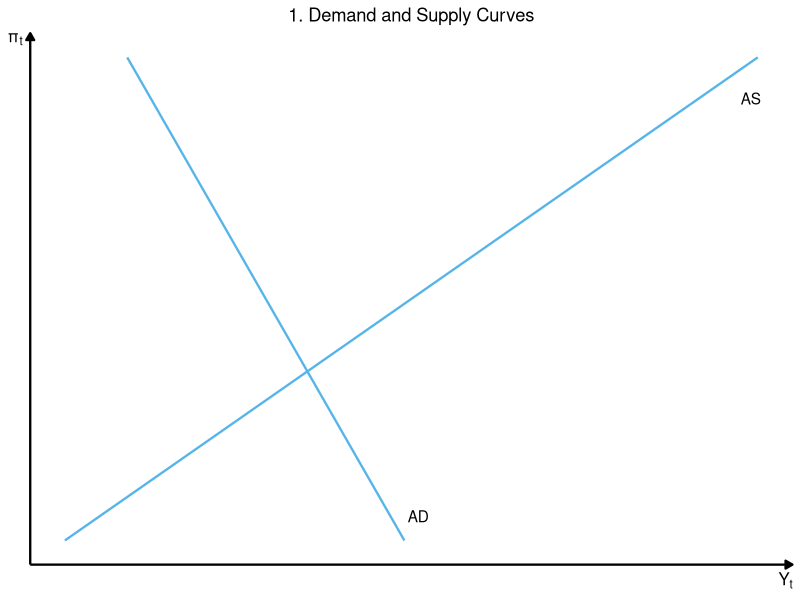
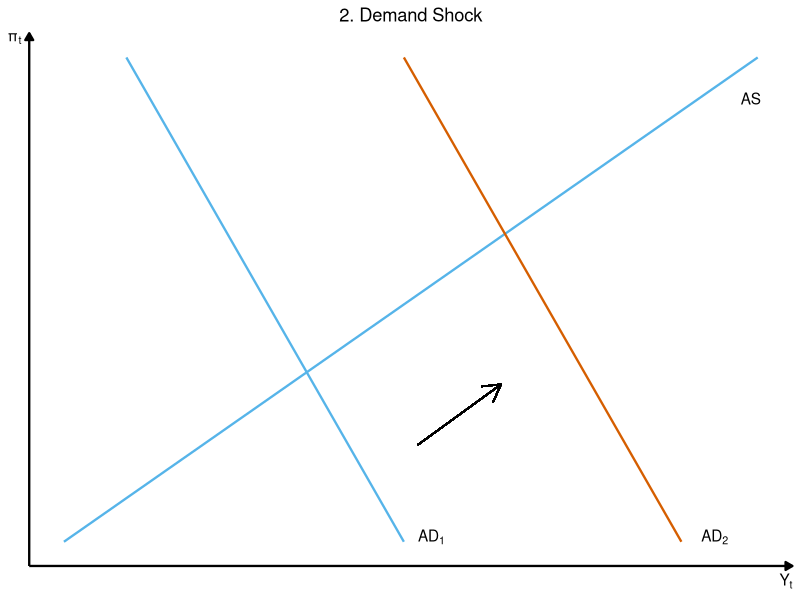
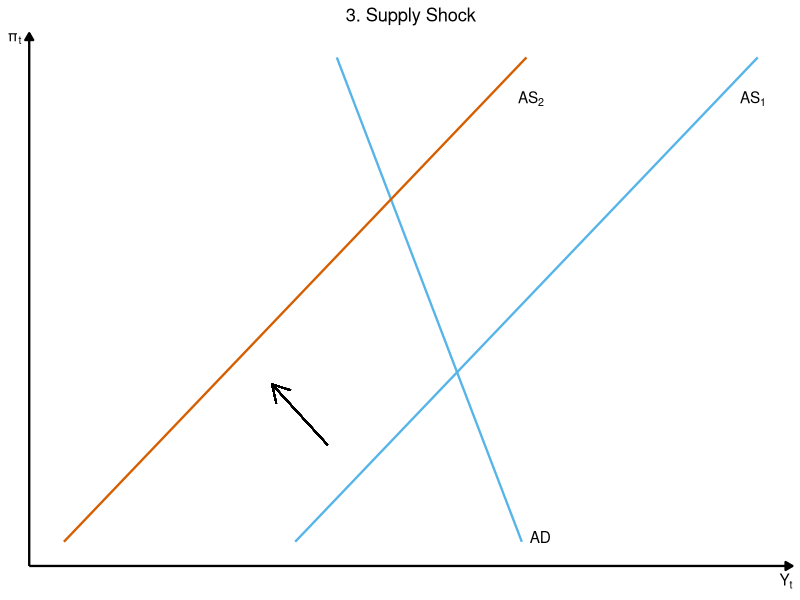
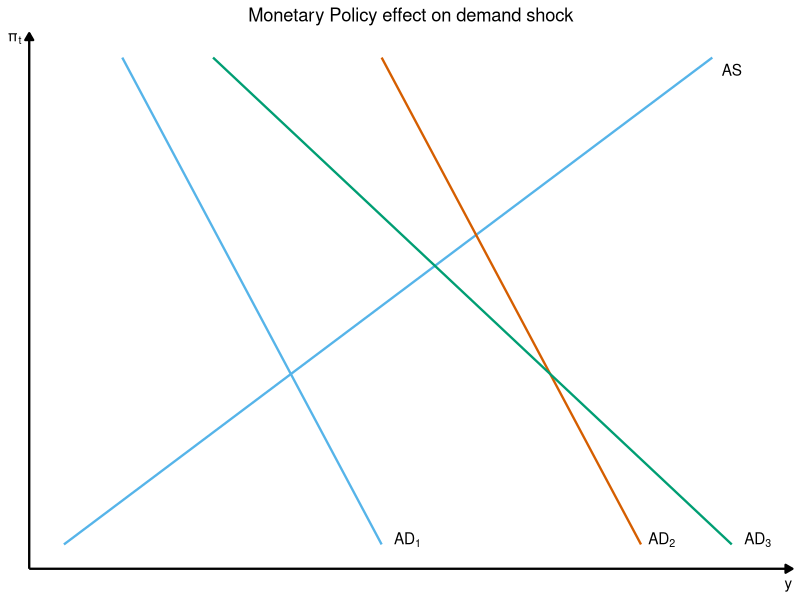
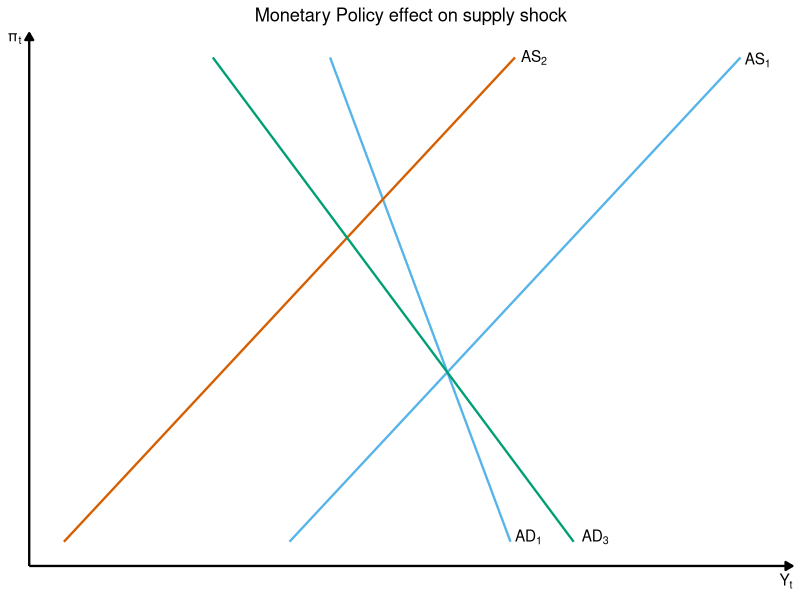
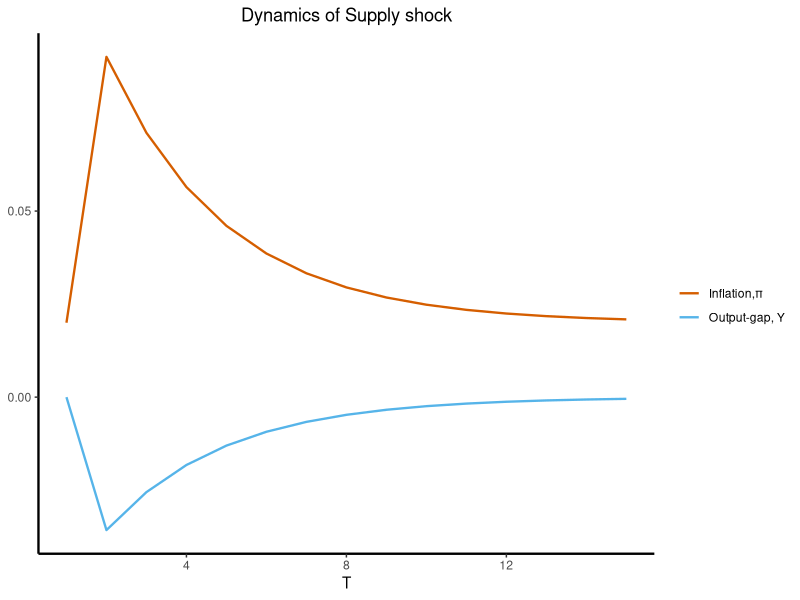
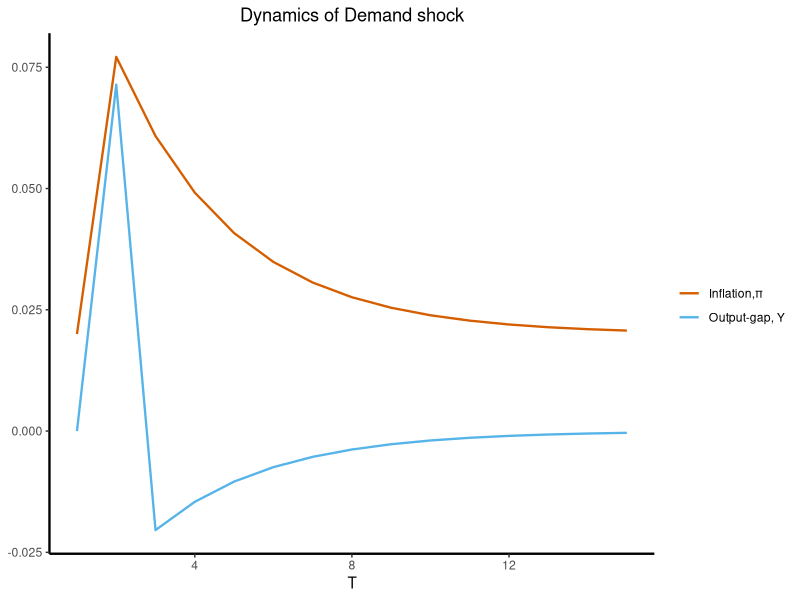
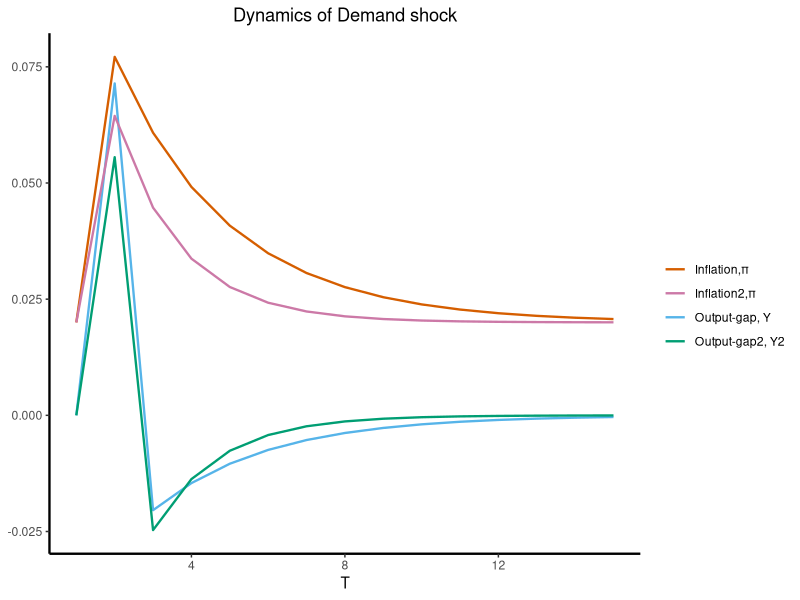

Here is the R script that generated these plots, in order:
## ---- chunk 1
knitr::opts_chunk$set(echo = TRUE, cache = F)
## ---- chunk 2

y_demand <- 
  function(pi,a,b,rbar,m,pibar){
    y_t = a - b*(m*(pi - pibar))
    return(y_t)
  }

y_supply <- 
  function(pi, pi_lag, nu, o){
    y_t = (pi - pi_lag - o) / nu
    return(y_t)
  }

nominal_interest_rate <- 
  function(pi, m, pibar, rbar){
    R_t = m * (pi - pibar) + rbar
    return(R_t)
  }


## ---- chunk 3
library(assertthat)

# Tests for assignment 1. Leave this code chunk *unchanged* and 
# ensure you run the tests *after* the chunk with you answer to 
# assignment 1. 

assert_that(
  nominal_interest_rate(pi=.0, m=1, pibar=.02, rbar=.02) <
    nominal_interest_rate(pi=.02, m=1, pibar=.02, rbar=.02),
  msg = "Interest rate isn't falling with lowered inflation"
)


assert_that(
  y_demand(pi=.02,a=0,b=.5,rbar=0.02,m=1,pibar=.02) < 
    y_demand(pi=.0,a=0,b=.5,rbar=0.02,m=1,pibar=.02),
  msg = "Demand curve isn't decreasing with higher prices"
)

assert_that(
  y_supply(pi=.00,pi_lag=.02, nu=.8, o=0) < 
    y_supply(pi=.02,pi_lag=.02, nu=.8, o=0),
  msg = "Supply isn't increasing with higher inflation"
)

assert_that(
  nominal_interest_rate(pi=.1, m=2, pibar=.02, rbar=.02)==.18,
  msg="Interest rate function returns wrong values"
  )

assert_that(
  abs(y_demand(pi=1,a=10,b=10,rbar=0.02,m=1,pibar=.02)-.2)<.0001,
  msg="Demand function returns wrong values"
)

assert_that(
  abs(y_supply(pi=-.01,pi_lag=.05, nu=.3, o=.1)+0.5333)<0.001,
  msg="Supply function returns wrong values"
)

## ---- chunk 4
library(ggplot2) # nice graphs
library(dplyr)   # only using pipe operator 
library(grid)    # for arrow in plot

# Needed input assumption:
# Inflation interval between -5% and 15 % seems reasonable 
# central banks will do everything to prevent deflation, 
# which is therefore less likely 
# Also very high inflation of > 15% is rare.

pi <- seq(from= -0.05, to= 0.15, by= 0.001 )


# function for demand side
demand <- 
  function(pi,a,b,rbar,m,pibar){
    values = c()
    for(i in 1:length(pi)){
    values[i] = y_demand(pi[i],a,b,rbar,m,pibar)
    }
    return(values)
  }


# function for supply side
supply <- 
  function(pi,pi_lag,nu,o){
    values = c()
    for(i in 1:length(pi)){
      values[i] = y_supply(pi[i],pi_lag,nu,o)
    }
    return(values)
  }

# default values:
a <-  0
b <- 0.5
m <- 1
nu <- 0.8
pibar <- 0.02
rbar <- 0.02
o <-  0
pi_lag <- pibar


# saving values for specific models
demand1 <- demand(pi,a,b,rbar,m,pibar)      # standard demand curve
demand2 <- demand(pi,a=0.1,b,rbar,m,pibar)    # demand curve with demand shock
demand3 <- demand(pi, a=0.1,b,rbar,m=2,pibar) # demand curve with demand shock and new monetary policy
demand4 <- demand(pi,a,b,rbar,m=2,pibar)      # standard demand curve with new monetary policy
supply1 <- supply(pi,pi_lag,nu,o)             # standard supply curve
supply2 <- supply(pi,pi_lag,nu,o=0.1)         # supply curve with supply shock 



# creating Data-frame to use ggplot
df <- data.frame(cbind(pi, demand1, supply1, demand2, supply2, demand3))


# 1. basic model graph
df %>% 
  ggplot(aes(y = pi ))+
  geom_line(aes(x = demand1), color="#56B4E9",size=0.8)+    # demand curve
  geom_line(aes(x = supply1), color="#56B4E9", size=0.8)+   # supply cruve
  theme_classic()+
  ggtitle("1. Demand and Supply Curves")+
  theme(plot.title = element_text(hjust = 0.5))+
  xlab(expression(Y["t"]))+                              # using expression function to subscript Y_t
  ylab(expression("\u03c0"["t"]))+                       # using expression function and unicode to get pi symbol
  annotate("text",x=0.04 , y=-0.04, label= "AD")+        # helpful function to add text in graph
  annotate("text", x=0.16, y=0.133, label = "AS")+       
  theme(axis.line.x = element_line(size=0.8, arrow = grid::arrow(length = unit(0.2, "cm"), # arrow end of x-axis
                                                       type = "closed")),
        axis.line.y = element_line(size=0.8,arrow = grid::arrow(length = unit(0.2, "cm"),  # arrow end of y-axis
                                                       type = "closed")),
        axis.text.x = element_blank(),
        axis.ticks.x = element_blank(),
        axis.title.x = element_text(hjust=1,size = 12),
        axis.text.y = element_blank(),
        axis.ticks.y = element_blank(),
        axis.title.y = element_text(angle = 360, hjust=1,size=12))

# we see both lines intersect at the equilibrium 
# which is at Y_t=0 and pi_t=0.02
# economically graph makes sense 
# high inflation --> low demand , because at high prices consumers don`t want to buy
# low  inflation --> low supply , because at low prices  producers don`t want to sell
# and vice versa



# 2. Graph for demand shock 
df %>% 
  ggplot(aes(y = pi ))+
  geom_line(aes(x = demand1),color="#56B4E9", size=0.8)+          # colors from color-blind-friendly palette
  geom_line(aes(x = supply1),color="#56B4E9", size=0.8)+
  geom_line(aes(x = demand2), color = "#D55E00", size=0.8)+       # demand line with shock in t=1
  theme_classic()+
  ggtitle("2. Demand Shock")+
  theme(plot.title = element_text(hjust = 0.5))+
  xlab(expression(Y["t"]))+
  ylab(expression("\u03c0"["t"]))+
  geom_segment(aes(x = 0.04, y = -0.01, xend = 0.07, yend = 0.015),  # to add arrow for direction
                  arrow = arrow(length = unit(0.5, "cm")))+
  annotate("text",x=0.045 , y=-0.048, label= expression("AD"[1]))+
  annotate("text",x=0.147 , y=-0.048, label= expression("AD"[2]))+
  annotate("text", x=0.16, y=0.133, label = "AS")+
  theme(axis.line.x = element_line(size=0.8, arrow = grid::arrow(length = unit(0.2, "cm"), 
                                                       type = "closed")),
        axis.line.y = element_line(size=0.8,arrow = grid::arrow(length = unit(0.2, "cm"), 
                                                       type = "closed")),
        axis.text.x = element_blank(),
        axis.ticks.x = element_blank(),
        axis.title.x = element_text(hjust=1),
        axis.text.y = element_blank(),
        axis.ticks.y = element_blank(),
        axis.title.y = element_text(angle = 360, hjust=1))

# We can see that the demand shock a=0.1 shifts the demand curve to the right (AD1 --> AD2) 
# resulting in a higher equilibrium (higher inflation and output-gap) 


# 3. Supply shock 
df %>% 
  ggplot(aes(y = pi ))+
  geom_line(aes(x = demand1),color="#56B4E9",size=0.8)+
  geom_line(aes(x = supply1),color="#56B4E9", size=0.8)+
  geom_line(aes(x = supply2), color = "#D55E00",size=0.8)+          # supply curve with shock in t=1
  theme_classic()+
  ggtitle("3. Supply Shock")+
  theme(plot.title = element_text(hjust = 0.5))+
  xlab(expression("Y"[t]))+
  ylab(expression("\u03c0"["t"]))+
  geom_segment(aes(x = -0.07, y = -0.01, xend = -0.1, yend = 0.015),
                  arrow = arrow(length = unit(0.5, "cm")))+
  annotate("text",x=0.045 , y=-0.048, label= "AD")+
  annotate("text", x=0.16, y=0.133, label = expression("AS"[1]))+
  annotate("text", x=0.04, y=0.133, label = expression("AS"[2]))+
  theme(axis.line.x = element_line(size=0.8, arrow = grid::arrow(length = unit(0.2, "cm"), 
                                                       type = "closed")),
        axis.line.y = element_line(size=0.8,arrow = grid::arrow(length = unit(0.2, "cm"), 
                                                       type = "closed")),
        axis.text.x = element_blank(),
        axis.ticks.x = element_blank(),
        axis.title.x = element_text(hjust=1),
        axis.text.y = element_blank(),
        axis.ticks.y = element_blank(),
        axis.title.y = element_text(angle = 360, hjust=1))

# for the supply shock o=0.1 the line shifts to the left (AS1 --> AS2) 
# resulting in new equilibrium with higher inflation and lower output-gap 



# Now effect of Monetary Policy:
# Since m variable is only in the demand function, 
# only the demand curve will change 
# meaning, that monetary policy does not seem to effect supply side 

# effect on figure 2
df %>% 
  ggplot(aes(y = pi ))+
  geom_line(aes(x = demand1),color="#56B4E9", size=0.8)+
  geom_line(aes(x = supply1),color="#56B4E9", size=0.8)+
  geom_line(aes(x = demand2), color = "#D55E00", size=0.8)+
  geom_line(aes(x = demand3), color = "#009E73", size=0.8)+         # demand curve with shock in t=1 and new MP
  theme_classic()+
  ggtitle("Monetary Policy effect on demand shock")+
  theme(plot.title = element_text(hjust = 0.5))+
  xlab("y")+
  ylab(expression("\u03c0"["t"]))+
  annotate("text",x=0.045 , y=-0.048, label= expression("AD"[1]))+
  annotate("text",x=0.143 , y=-0.048, label= expression("AD"[2]))+
  annotate("text", x=0.17, y=0.145, label = "AS")+
  annotate("text",x=0.18 , y=-0.048, label= expression("AD"[3]))+
  theme(axis.line.x = element_line(size=0.8, arrow = grid::arrow(length = unit(0.2, "cm"), 
                                                       type = "closed")),
        axis.line.y = element_line(size=0.8,arrow = grid::arrow(length = unit(0.2, "cm"), 
                                                       type = "closed")),
        axis.text.x = element_blank(),
        axis.ticks.x = element_blank(),
        axis.title.x = element_text(hjust=1),
        axis.text.y = element_blank(),
        axis.ticks.y = element_blank(),
        axis.title.y = element_text(angle = 360, hjust=1))
       
# see demand curve with m  = 2 is less steep (AD2 vs AD3)
# resulting in a lower equilibrium between inflation and output gap 


# MP effect on figure 3 
df %>% 
  ggplot(aes(y = pi ))+
  geom_line(aes(x = demand1),color="#56B4E9", size=0.8)+
  geom_line(aes(x = supply1),color="#56B4E9", size=0.8)+
  geom_line(aes(x = supply2), color = "#D55E00", size=0.8)+
  geom_line(aes(x = demand4), color = "#009E73", size=0.8)+
  theme_classic()+
  ggtitle("Monetary Policy effect on supply shock")+
  theme(plot.title = element_text(hjust = 0.5))+
  xlab(expression("Y"["t"]))+
  ylab(expression("\u03c0"["t"]))+
  annotate("text",x=0.045 , y=-0.048, label= expression("AD"[1]))+
  annotate("text", x=0.172, y=0.149, label = expression("AS"[1]))+
  annotate("text",x=0.082 , y=-0.048, label= expression("AD"[3]))+
  annotate("text", x=0.048, y=0.15, label = expression("AS"[2]))+
  theme(axis.line.x = element_line(size=0.8, arrow = grid::arrow(length = unit(0.2, "cm"), 
                                                       type = "closed")),
        axis.line.y = element_line(size=0.8,arrow = grid::arrow(length = unit(0.2, "cm"), 
                                                       type = "closed")),
        axis.text.x = element_blank(),
        axis.ticks.x = element_blank(),
        axis.title.x = element_text(hjust=1),
        axis.text.y = element_blank(),
        axis.ticks.y = element_blank(),
        axis.title.y = element_text(angle = 360, hjust=1))
       

# as before monetary policy has an effect on demand curve 
# again we have a less steep demand curve (AD1 vs AD3)
# resulting in a lower equilibrium compared to the original demand curve 

# therefore in summary we can say that higher monetary responsiveness 
# decreases inflation and output-gap


## ---- chunk 5
library(dplyr)

# function for y_t given in problem 3 
output_gap  <-
  function(a,b,m,nu,o,pi_lag,pibar){
    y_t = 1/(1+b*m*nu)*(a-b*m*(pi_lag+o-pibar))
    return(y_t)
  }


# if we know the output-gap we can compute inflation and interest rate

# Inflation afterwards:
inflation <- 
  function(pi_lag,nu,output_gap,o){ 
    pi = pi_lag + nu * output_gap + o
    return(pi)
  }


# interest rate
nominal_interest_rate <- 
  function(pi, m, pibar, rbar){
    R_t = m * (pi - pibar) + rbar
    return(R_t)
  }

# Important to note:
# pi_lag changes output gap one period in the future 

# time steps 
t <- seq(1:15)
 
#########################################################################
# these functions are for problem 4                                     # 
# therefore can be skipped for now                                      #
                                                                        #
interest_optimal <-                                                     #
  function(a,b,nu,o,pi_lag,pibar,rbar,lambda){                          #
    R_opt = rbar + a/b + nu/(b*(lambda+nu^2)) *(pi_lag - pibar + o)     #
    return(R_opt)                                                       #
  }                                                                     #
                                                                        #
output_gap_opt <-                                                       #
  function(b,nu,lambda,pi_lag,pibar,o){                                 #
    y_opt = nu/(b*(lambda+nu^2)) *(pibar-pi_lag-o)                      #
  }                                                                     #
#########################################################################

# simulation function 
simulation <- 
  function(a,b,m,nu,o,pi_lag,pibar,rbar){
    y_t = c()     # empty vectors to fill in 
    pi_t = c()
    R_t = c()
    y_opt = c()
    R_opt = c()
  
    y_t[1] = output_gap(a=0,b,m,nu,o=0,pi_lag,pibar)     # starting values for t=0
    pi_t[1] = inflation(pi_lag,nu,y_t[1],o=0) 
    R_t[1] = nominal_interest_rate(pi_t[1],m,pibar,rbar)
    y_opt[1] = output_gap_opt(b,nu,lambda=1,pi_lag,pibar,o)           # for problem 4
    R_opt[1] = interest_optimal(a,b,nu,o,pi_lag,pibar,rbar,lambda=1)  # for problem 4

    for(i in 2:15){                                              
      if(i == 2){                                                     # shock scenario 
        y_t[i] = output_gap(a,b,m,nu,o,pi_t[1],pibar)
        pi_t[i] = inflation(pi_t[i-1],nu,y_t[i],o)
        R_t[i] = nominal_interest_rate(pi_t[i],m,pibar,rbar)
        y_opt[i] = output_gap_opt(b,nu,lambda=1,pi_lag=pi_t[i-1],pibar,o)
        R_opt[i] = interest_optimal(a,b,nu,o,pi_lag,pibar,rbar,lambda=1)
     }else {
        y_t[i] = output_gap(a=0,b,m,nu,o=0,pi_t[i-1],pibar)           # normal scenario
        pi_t[i]  = inflation(pi_t[i-1],nu,y_t[i],o=0)
        R_t[i] = nominal_interest_rate(pi_t[i],m,pibar,rbar)
        y_opt[i] = output_gap_opt(b,nu,lambda=1,pi_lag=pi_t[i-1],pibar,o=0)
        R_opt[i] = interest_optimal(a,b,nu,o=0,pi_lag=pi_t[i-1],pibar,rbar,lambda=1)
      }
    }
    return(list(y_t,pi_t,R_t,y_opt,R_opt))            # save outcomes in list
  }                                                   # so all values can be returned
 
sim1 <- simulation(a,b,m,nu,o=0.1,pi_lag,pibar,rbar)



  
df <- data.frame(t,sim1[[1]],sim1[[2]],sim1[[3]])
colnames(df) <- c("t","y_t","pi_t","R_t")

# If m=1 we can figure out by looking at the equations, that 
# interest rate and inflation result in the same values 
# since both have the same values I only put pi_t in the graphs 



# graph dynamics of supply shock
df %>% 
  ggplot(aes(x = t))+
  geom_line(aes(y = y_t ,colour="Output-gap, Y"),size=0.8)+
  geom_line(aes(y = pi_t ,colour="Inflation,\u03c0"),size=0.8)+
  scale_color_manual(name = "", values = c("Output-gap, Y" = "#56B4E9", "Inflation,\u03c0" = "#D55E00"))+
  theme_classic()+
  ggtitle("Dynamics of Supply shock")+
  theme(axis.line.x = element_line(size=0.8),
        axis.line.y = element_line(size=0.8),
        plot.title = element_text(hjust = 0.5))+
  xlab("T")+
  theme(axis.title.y = element_blank())
  
# similar to the example figure in the task 
# we see at t=1 when the demand shock occurs, that inflation goes up and output-gap goes down on steep gradients 
# after the shock both variables slowly and smoothly converge back to beginning equilibrium of t=0



# graph dynamics of demand shock
sim2 <- simulation(a=0.1,b,m,nu,o,pi_lag,pibar,rbar)

  
df2 <- data.frame(t,sim2[[1]],sim2[[2]],sim2[[3]])
colnames(df2) <- c("t","y_t","pi_t","R_t")


df2 %>% 
  ggplot(aes(x = t))+
  geom_line(aes(y = y_t ,colour="Output-gap, Y"),size=0.8)+
  geom_line(aes(y = pi_t ,colour="Inflation,\u03c0"),size=0.8)+
  scale_color_manual(name = "", values = c("Output-gap, Y" = "#56B4E9", "Inflation,\u03c0" = "#D55E00"))+
  theme_classic()+
  ggtitle("Dynamics of Demand shock")+
  theme(axis.line.x = element_line(size=0.8),
        axis.line.y = element_line(size=0.8),
        plot.title = element_text(hjust = 0.5))+
  xlab("T")+
  theme(axis.title.y = element_blank())

# here we see a different reaction compared to the supply shock
# at the demand shock in t=1 firstly both inflation and output-gap go up 
# in t=2 the output-gap rapidly goes down similar to what we saw after the supply shock 
# this is because the demand shock hits the output one period later because it depends on lagged inflation 
# after that as before both variables slowly and smoothly converge back to beginning equilibrium of t=0




# monetary policy change m=2 
# this only effects the demand side
sim3 <- simulation(a=0.1,b,m=2,nu,o,pi_lag,pibar,rbar)


df3 <- data.frame(t,sim2[[1]],sim2[[2]],sim2[[3]],sim3[[1]],sim3[[2]],sim3[[3]])
colnames(df3) = c("t","y_t","pi_t","R_t","y_tm","pi_tm","R_tm")



# dynamics m=2 demand shock: 
df3 %>% 
  ggplot(aes(x = t))+
  geom_line(aes(y = y_t ,colour="Output-gap, Y"),size=0.8)+
  geom_line(aes(y = pi_t ,colour="Inflation,\u03c0"),size=0.8)+
  geom_line(aes(y = pi_tm ,colour="Inflation2,\u03c0"),size=0.8)+
  geom_line(aes(y = y_tm ,colour="Output-gap2, Y2"),size=0.8)+
  scale_color_manual(name = "", values = c("Output-gap, Y" = "#56B4E9", "Inflation,\u03c0" = "#D55E00","Inflation2,\u03c0"="#CC79A7","Output-gap2, Y2"="#009E73"))+
  theme_classic()+
  ggtitle("Dynamics of Demand shock")+
  theme(axis.line.x = element_line(size=0.8),
        axis.line.y = element_line(size=0.8),
        plot.title = element_text(hjust = 0.5))+
  xlab("T")+
  theme(axis.title.y = element_blank())

# we see that m=2 has the effect of lowering the level of inflation (pink curve vs orange curve) 
# which is what central bankers want ! 
# this comes with the cost of slightly increasing output-gap at t=1




# dynamics m=2 supply shock
sim4 <- simulation(a,b,m=2,nu,o=0.1,pi_lag,pibar,rbar)

df4 <- data.frame(t,sim1[[1]],sim1[[2]],sim1[[3]],sim4[[1]],sim4[[2]],sim4[[3]])
colnames(df4) = c("t","y_t","pi_t","R_t","y_tm","pi_tm","R_tm")

df4 %>% 
  ggplot(aes(x = t))+
  geom_line(aes(y = y_t ,colour="Output-gap, Y"),size=0.8)+
  geom_line(aes(y = pi_t ,colour="Inflation,\u03c0"),size=0.8)+
  geom_line(aes(y = pi_tm ,colour="Inflation2,\u03c0"),size=0.8)+
  geom_line(aes(y = y_tm ,colour="Output-gap2, Y2"),size=0.8)+
  scale_color_manual(name = "", values = c("Output-gap, Y" = "#56B4E9", "Inflation,\u03c0" = "#D55E00","Inflation2,\u03c0"="#CC79A7","Output-gap2, Y2"="#009E73"))+
  theme_classic()+
  ggtitle("Dynamics of Demand shock")+
  theme(axis.line.x = element_line(size=0.8),
        axis.line.y = element_line(size=0.8),
        plot.title = element_text(hjust = 0.5))+
  xlab("T")+
  theme(axis.title.y = element_blank())

# m=2 also has the effect of lowering the inflation if a demand shock happens
# this again comes with the cost of increasing the output-gap (in absolute numbers)

## ---- chunk 6


sim5 <- simulation(a,b,m,nu,o=0.1,pi_lag,pibar,rbar)

df5 <- data.frame(t,sim5[[1]],sim5[[2]],sim5[[3]],sim5[[4]],sim5[[5]])
colnames(df5) = c("t","y_t","pi_t","R_t","y_opt","R_opt")

df5 %>% 
  ggplot(aes(x = t))+
  geom_line(aes(y = y_t ,colour="Output-gap, Y"),size=0.8)+
  geom_line(aes(y = pi_t ,colour="Interest Rate,\u03c0"),size=0.8)+
  geom_line(aes(y = R_opt ,colour="Interest Rate2,\u03c0"),size=0.8)+
  geom_line(aes(y = y_opt ,colour="Output-gap, Y2"),size=0.8)+
  scale_color_manual(name = "", values = c("Output-gap, Y" = "#56B4E9", "Interest Rate,\u03c0" = "#D55E00","Interest Rate2,\u03c0"="#CC79A7","Output-gap, Y2"="#009E73"))+
  theme_classic()+
  ggtitle("Dynamics of Supply shock")+
  theme(plot.title = element_text(hjust = 0.5))+
  xlab("T")+
  theme(axis.title.y = element_blank())
## ---- chunk 7
sessionInfo()
